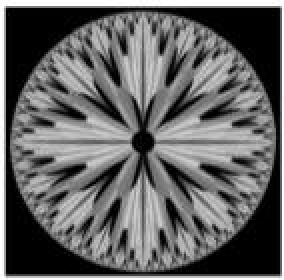
%> input picture lab-programs/image/bitplane.bmp, 142 x 140 px (shown 2 times larger)
$ octave bitPlaneSlicing.m   (GNU Octave 9; MATLAB toolbox functions it lacks are replaced by stand-ins)
%> lines starting %> are read from the running program, lines starting %| are printed output that depends on the picture; in (x1, y1, x2, y2) boxes, pixels count from 0 and x2, y2 are one past the last pixel; in counts of white or black regions, pixels touching at a corner belong together; the program's own positions count from 1
%% Bitplane slicing
I=imread('D:\NSTU\DIP-materials\lab-programs\image\bitplane.bmp');
%> I is the input picture: size 140x142 uint8; min 0, max 255, mean 100.1

G1=bitget(I,1); % get bitplane 1
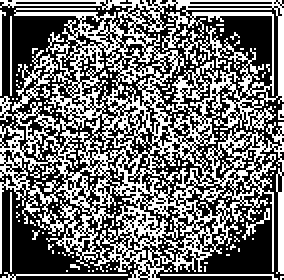
%> G1: size 140x142 logical (shown 2 times larger); 43.8% white in thin lines or dots
G2=bitget(I,2); % get bitplane 2
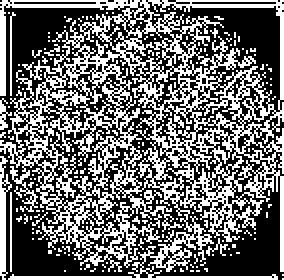
%> G2: size 140x142 logical (shown 2 times larger); 42.8% white in thin lines or dots
G3=bitget(I,3); % get bitplane 3
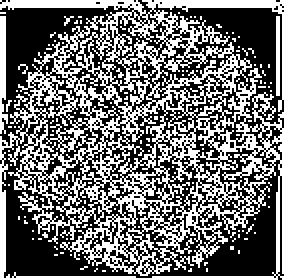
%> G3: size 140x142 logical (shown 2 times larger); 43.2% white in thin lines or dots
G4=bitget(I,4); % get bitplane 4
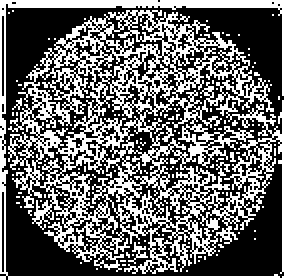
%> G4: size 140x142 logical (shown 2 times larger); 41.2% white in thin lines or dots
G5=bitget(I,5); % get bitplane 5
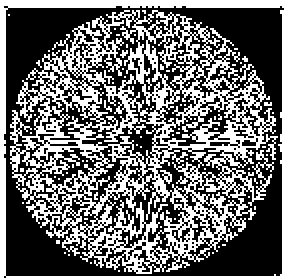
%> G5: size 140x142 logical (shown 2 times larger); 42% white in thin lines or dots
G6=bitget(I,6); % get bitplane 6
%> G6: size 140x142 logical; 44.6% white; 63 white regions (61 under 20 px), largest, box (x1, y1, x2, y2) and area: (5, 5, 138, 136) 7276, (0, 0, 142, 140) 1366
G7=bitget(I,7); % get bitplane 7
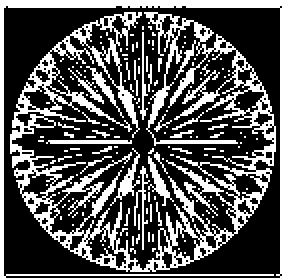
%> G7: size 140x142 logical (shown 2 times larger); 32.9% white in thin lines or dots
G8=bitget(I,8); % get bitplane 8
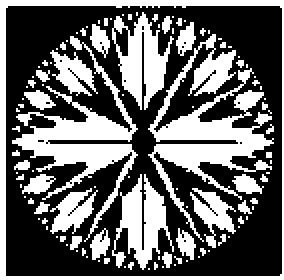
%> G8: size 140x142 logical (shown 2 times larger); 40.4% white; 113 white regions (91 under 20 px), largest, box (x1, y1, x2, y2) and area: (74, 17, 137, 121) 1905, (6, 18, 69, 121) 1436, (0, 0, 142, 140) 1264
figure(1);
subplot(4,4,[1 8]);imshow(I);title('Original 8 bit image');  %subplot original Image
subplot(4,4,9);imshow(logical(G1));title('Bitplane 1');      %Show Bitplane 1
subplot(4,4,10);imshow(logical(G2));title('Bitplane 2');     %Show Bitplane 2
subplot(4,4,11);imshow(logical(G3));title('Bitplane 3');     %Show Bitplane 3
subplot(4,4,12);imshow(logical(G4));title('Bitplane 4');     %Show Bitplane 4
subplot(4,4,13);imshow(logical(G5));title('Bitplane 5');     %Show Bitplane 5
subplot(4,4,14);imshow(logical(G6));title('Bitplane 6');     %Show Bitplane 6
subplot(4,4,15);imshow(logical(G7));title('Bitplane 7');     %Show Bitplane 7
subplot(4,4,16);imshow(logical(G8));title('Bitplane 8');     %Show Bitplane 8

$ run again, with lab-programs/image/rice.bmp copied over lab-programs/image/bitplane.bmp
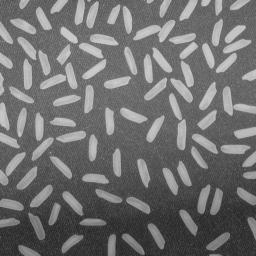
%> input picture lab-programs/image/rice.bmp, 256 x 256 px
%> I is the input picture: size 256x256x3 uint8; min 40, max 204, mean 111.2
%> `G1=bitget(I,1);`:
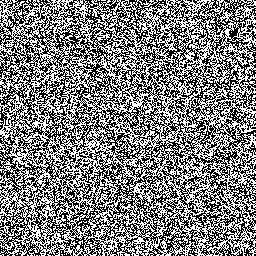
%> G1: size 256x256x3 logical; 49.8% white in thin lines or dots
%> G2: size 256x256x3 logical; 49.9% white in thin lines or dots
%> G3: size 256x256x3 logical; 49.9% white in thin lines or dots
%> G4: size 256x256x3 logical; 49.5% white in thin lines or dots
%> G5: size 256x256x3 logical; 47.1% white in thin lines or dots
%> G6: size 256x256x3 logical; 67.7% white; 1729 black regions (1677 under 20 px), largest, box (x1, y1, x2, y2) and area: (0, 112, 256, 229) 13878, (179, 209, 199, 236) 225, (147, 221, 165, 250) 200
%> G7: size 256x256x3 logical; 63% white; 295 black regions (219 under 20 px), largest, box (x1, y1, x2, y2) and area: (0, 185, 256, 256) 11321, (169, 93, 186, 150) 378, (222, 86, 256, 116) 370
%> `G8=bitget(I,8);`:
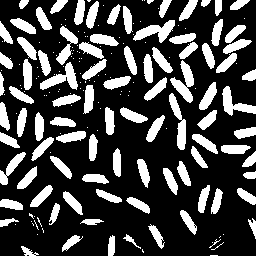
%> G8: size 256x256x3 logical; 26.8% white; 191 white regions (102 under 20 px), largest, box (x1, y1, x2, y2) and area: (170, 60, 194, 103) 455, (133, 20, 175, 43) 438, (40, 62, 78, 90) 432
